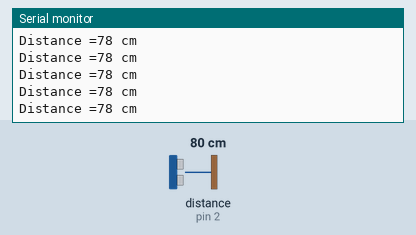
Simulated run of this sketch. Board: Arduino Uno, built with avr-gcc and run on an emulated ATmega328P. Parts: the last lines printed to the serial monitor. Wiring (inferred from the names in the program): ultrasonic range finder: trigger pin 3; echo pin 2. The inputs (shaded band) are chosen by the test bench; at power-on: distance to the obstacle (sensor on pin 2) 80 cm. The echo pulse lasts 58.3 µs per cm.

Above: at 1.2 s.
1.3 s: distance to the obstacle (sensor on pin 2) set to 2 cm
At 1.38 s:
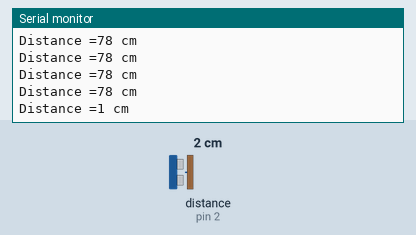
4.3 s: distance to the obstacle (sensor on pin 2) set to 4 cm
At 4.3 s:
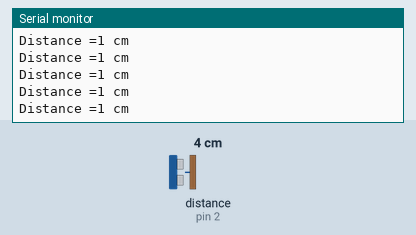
5.8 s: distance to the obstacle (sensor on pin 2) set to 35 cm
At 5.81 s:
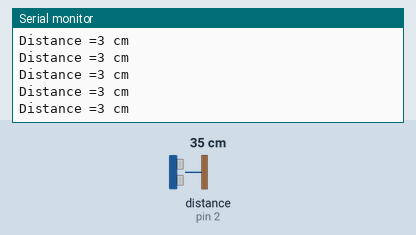
Timing chart, 0 to 8.8 s (numbered marks = the images above; inputs shaded):
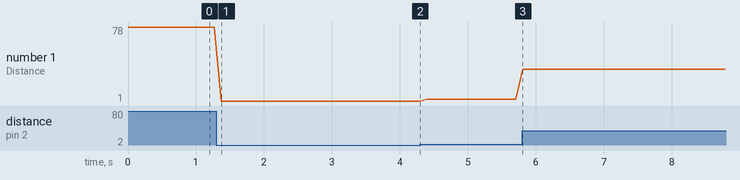

Measured:
- after the input at 1.3 s, the serial monitor: prints a new line after 0.07 s (image 1)
- plotted number 1: 78 → 1 after the input at 1.3 s, 1 → 3 after the input at 4.3 s, 3 → 34 after the input at 5.8 s

The sketch:

UltraSonic_code.ino
```cpp
const int trig=3;
const int echo=2;
long duration , distance ;
void setup() {
  pinMode(trig, OUTPUT);
  pinMode(echo, INPUT);
Serial.begin(9600);

}

void loop() {
//first trig is low to make sure its in off condition

digitalWrite(trig, LOW);
//Digital Write to declare the on/off state of the pin.
//Delay is add to make the pin off for specific time in which we want it off.
delayMicroseconds(2);


//Now setting trig high to set it in working state for a specific time.
digitalWrite(trig, HIGH);
delayMicroseconds(10);
digitalWrite(trig, LOW);

//pulseIn fumction helps us to measure time taken by the sound to recieve when emit through emitter towards object and then from object to reciever.
duration= pulseIn(echo, HIGH);

//distance = (time taken means duration)*(speed of sound)/2. we have didvide by 2 because the distance travel by sound wave is first from emitter to object then from object to reciever.
distance = duration*0.034/2;

Serial.print("Distance =");
Serial.print(distance);
Serial.print(" cm ");
//println prints the value in the next line
Serial.println();

delay(100);
}
```
